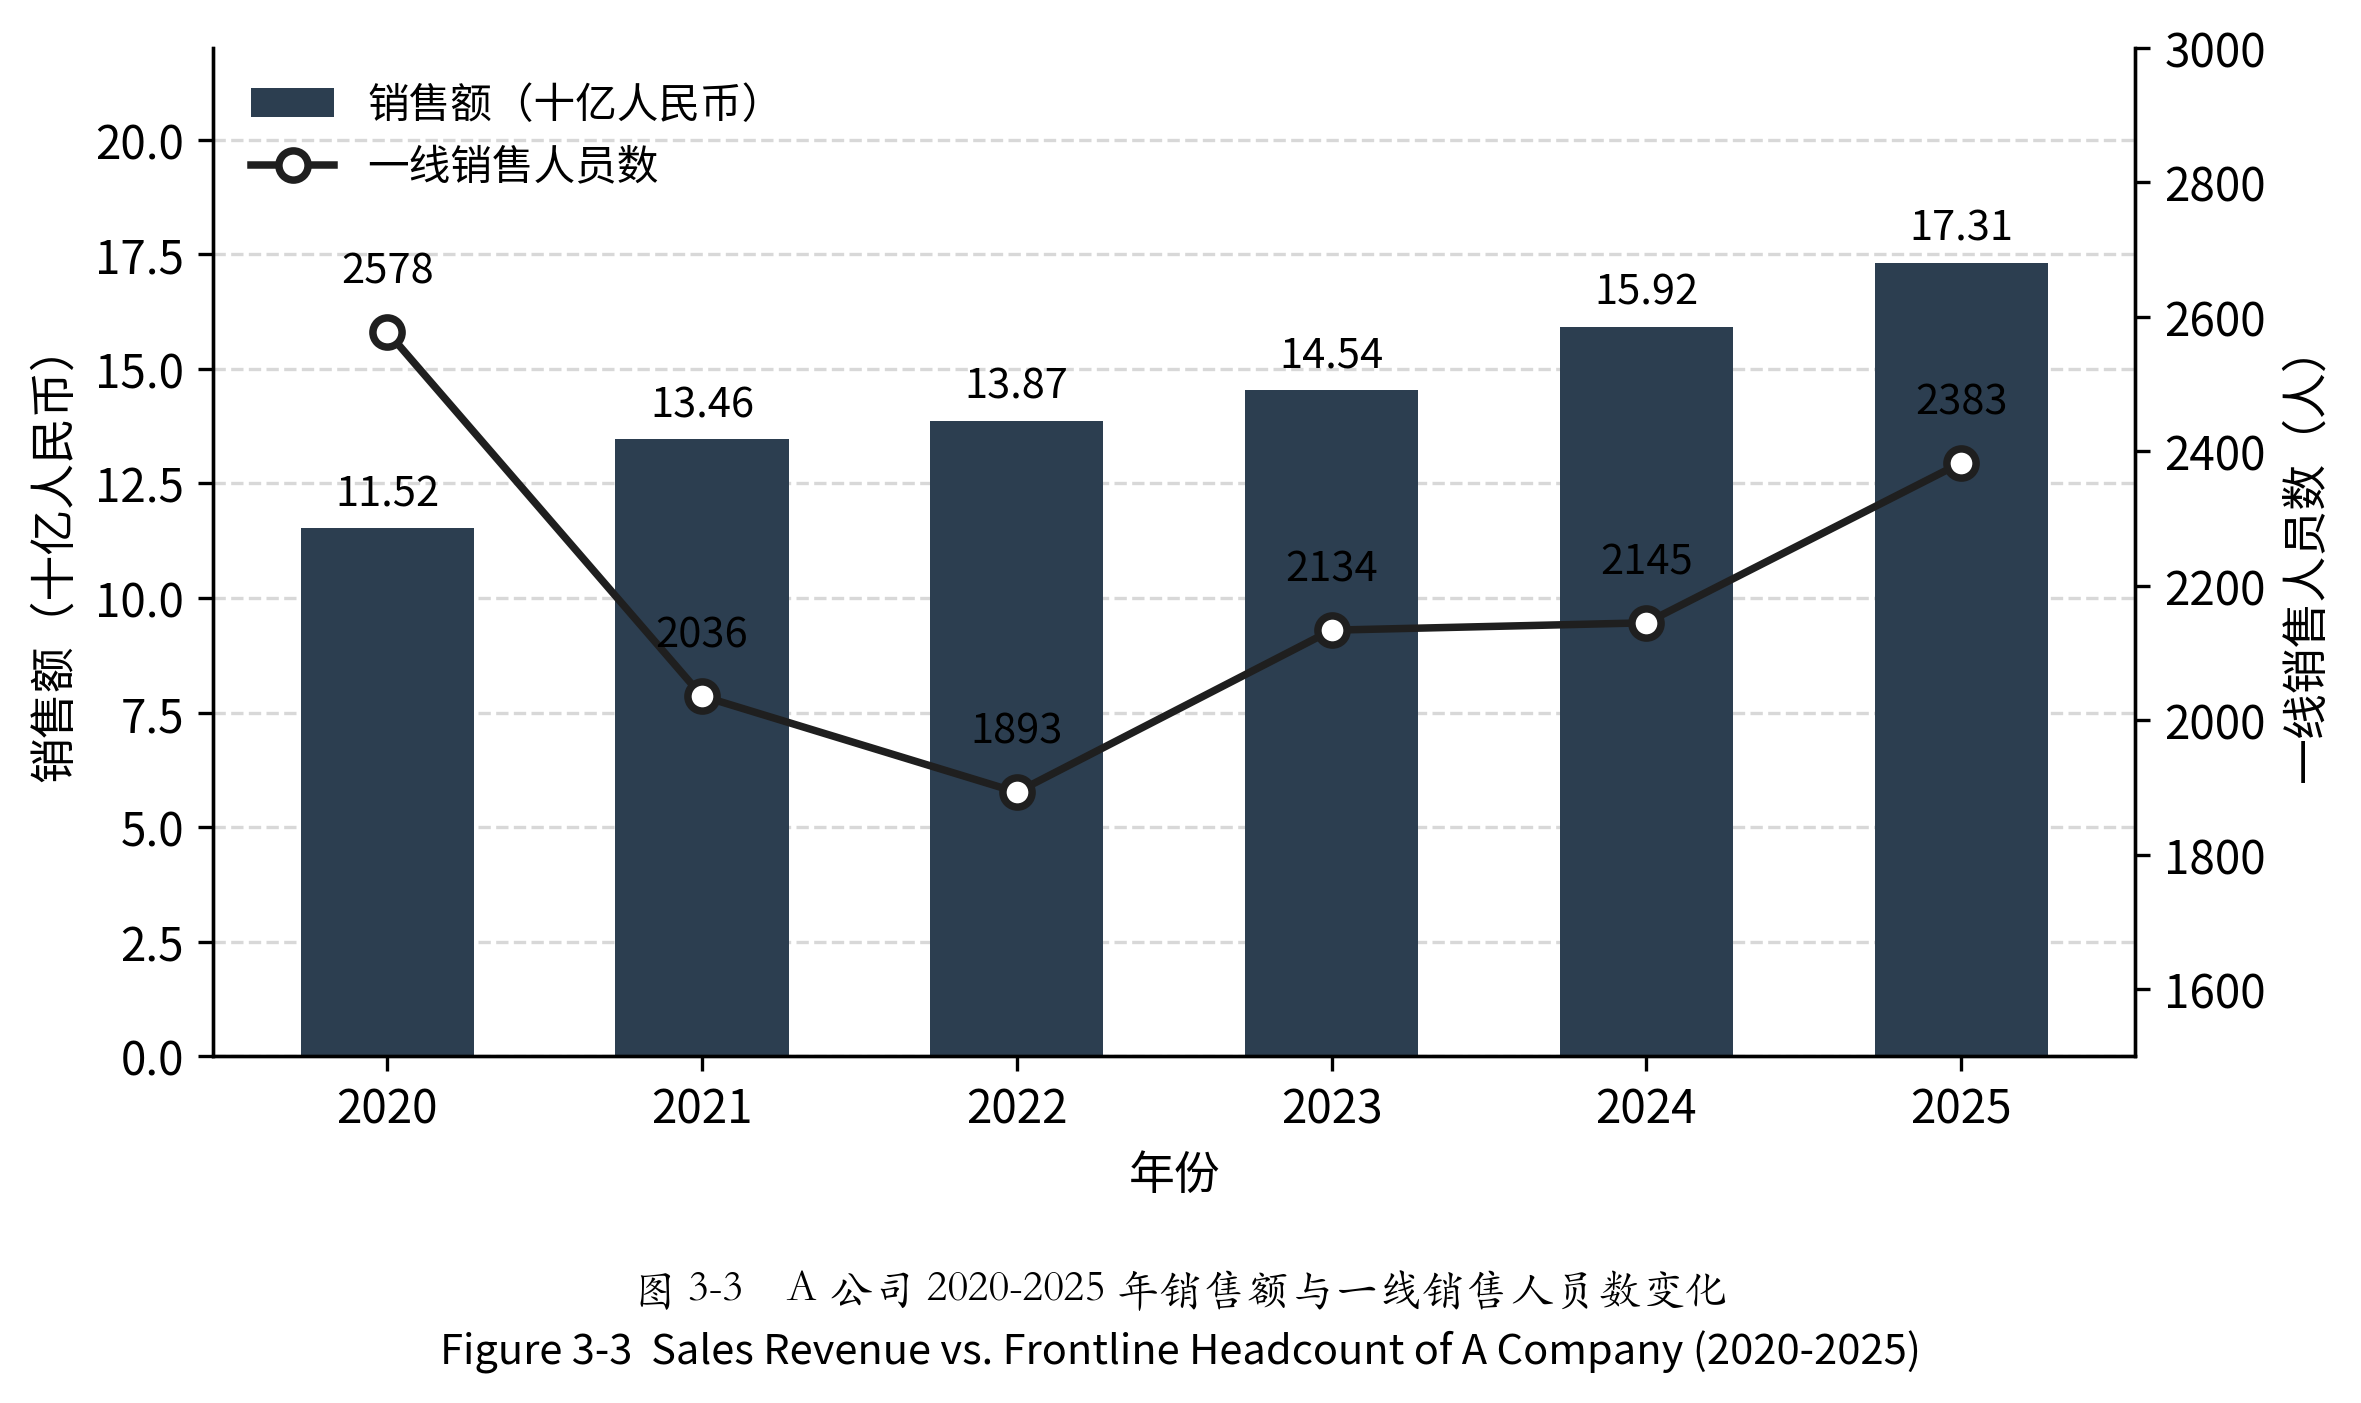

The Python source for this figure:
"""
图 3-1：A 公司 2020-2025 年销售额与一线销售人员数变化
数据来源：开题答辩 PPT（陈一），已经过开题委员会审议
"""
import sys
import os
sys.path.insert(0, os.path.dirname(os.path.abspath(__file__)))
from _style import apply_style, C_PRIMARY, C_LINE
import matplotlib.pyplot as plt

apply_style()

years = ['2020', '2021', '2022', '2023', '2024', '2025']
sales = [11.52, 13.46, 13.87, 14.54, 15.92, 17.31]    # 十亿人民币
people = [2578, 2036, 1893, 2134, 2145, 2383]          # 一线销售人员数

fig, ax1 = plt.subplots(figsize=(8, 4.5))

# 主轴：销售额柱状图（深灰）
bars = ax1.bar(years, sales, color=C_PRIMARY, width=0.55,
               label='销售额（十亿人民币）', zorder=2)
ax1.set_ylabel('销售额（十亿人民币）', fontsize=11)
ax1.set_xlabel('年份', fontsize=11)
ax1.set_ylim(0, 22)
ax1.spines['top'].set_visible(False)
ax1.tick_params(axis='y', colors='black')
ax1.grid(True, axis='y', linestyle='--', alpha=0.3, color='gray', zorder=0)

# 柱顶销售额标注
for bar, val in zip(bars, sales):
    ax1.text(bar.get_x() + bar.get_width() / 2, val + 0.3, f'{val}',
             ha='center', va='bottom', fontsize=10, color='black')

# 副轴：一线人员折线图（黑色实线）
ax2 = ax1.twinx()
line, = ax2.plot(years, people, color=C_LINE, marker='o', linewidth=1.8,
                 markersize=7, markerfacecolor='white', markeredgewidth=1.8,
                 label='一线销售人员数', zorder=3)
ax2.set_ylabel('一线销售人员数（人）', fontsize=11)
ax2.set_ylim(1500, 3000)
ax2.spines['top'].set_visible(False)

# 折线点标注（人数）
for x, y in zip(years, people):
    ax2.text(x, y + 60, f'{y}', ha='center', va='bottom', fontsize=10, color='black')

# 合并图例（柱+线）
handles1, labels1 = ax1.get_legend_handles_labels()
handles2, labels2 = ax2.get_legend_handles_labels()
ax1.legend(handles1 + handles2, labels1 + labels2,
           loc='upper left', frameon=False, fontsize=10)

# 图注
fig.text(0.5, 0.02, "图 3-3    A 公司 2020-2025 年销售额与一线销售人员数变化",
         ha='center', fontsize=10.5, fontfamily='Kaiti SC')
fig.text(0.5, -0.025, "Figure 3-3  Sales Revenue vs. Frontline Headcount of A Company (2020-2025)",
         ha='center', fontsize=10)

plt.tight_layout(rect=[0, 0.06, 1, 1])
plt.savefig('docs/figures/fig3-3.png', dpi=300, bbox_inches='tight', facecolor='white')
print('Saved docs/figures/fig3-3.png')
